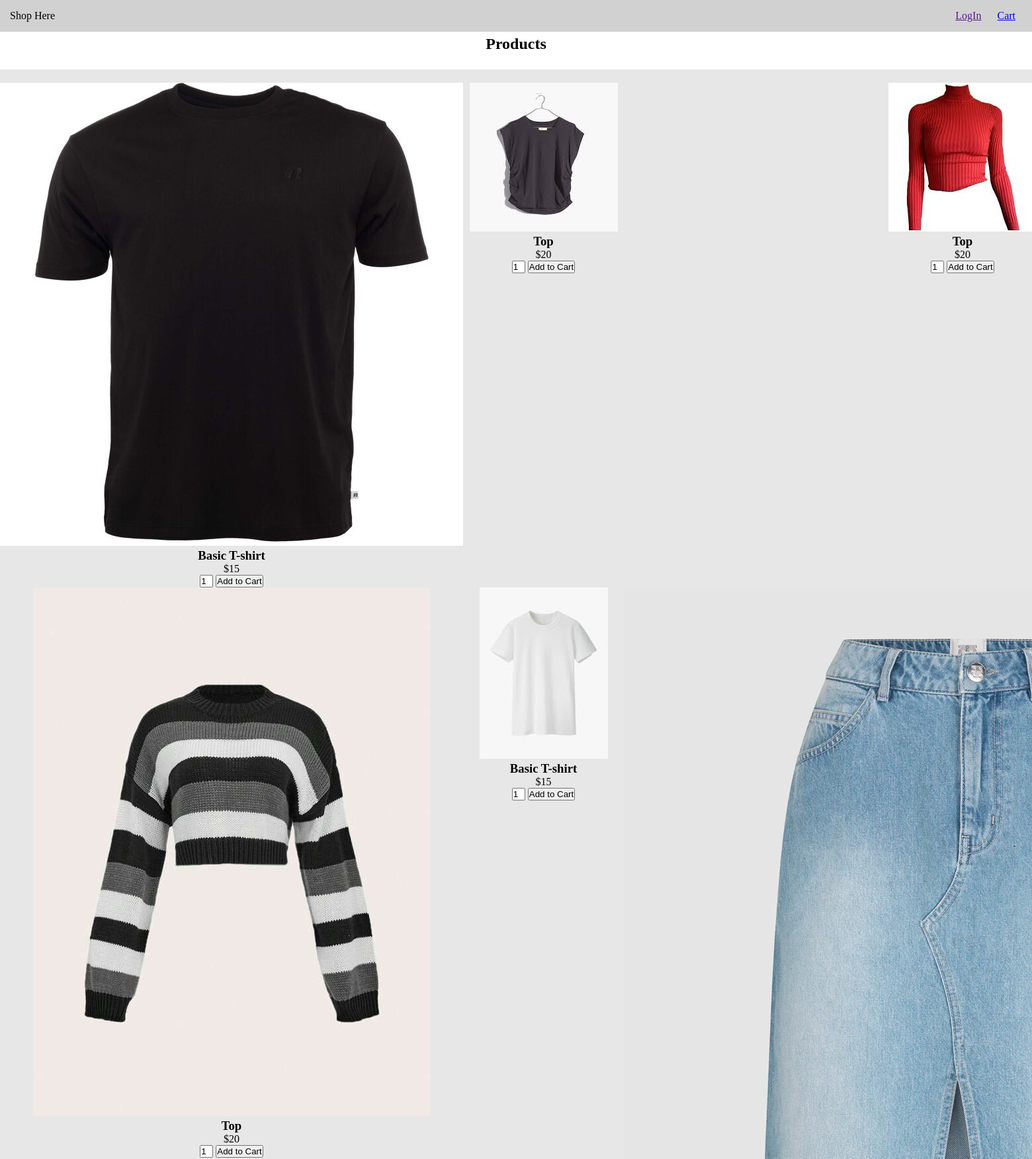
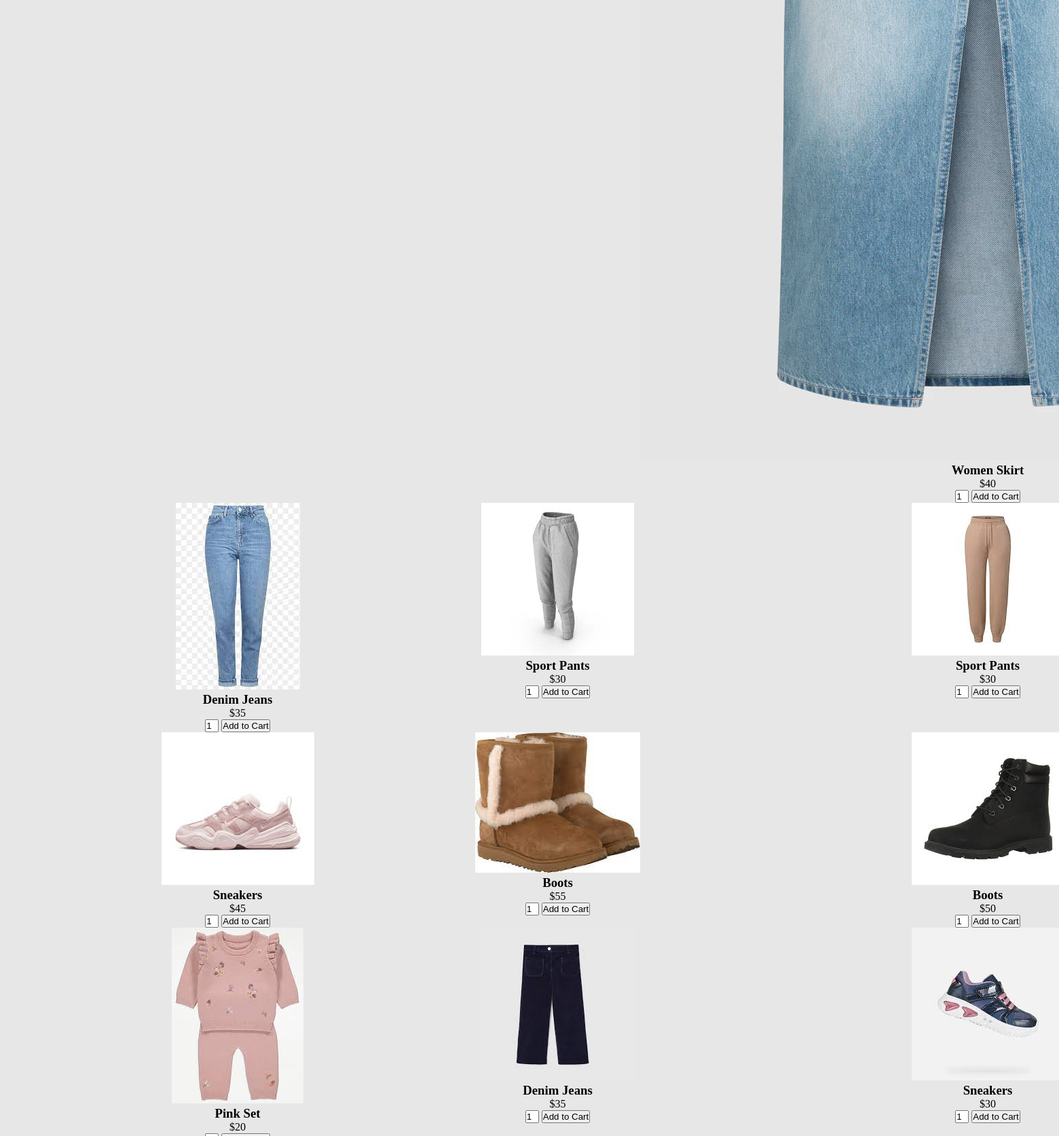
The page / (upper part) on the database its author committed (2 pictures, top to bottom).
### tables this page shows
CREATE TABLE `product_first` (
  `id` int(5) NOT NULL,
  `image` varchar(50) NOT NULL,
  `description` varchar(250) NOT NULL,
  `price` double NOT NULL,
  `quantity` int(11) NOT NULL,
  `subtotal` double NOT NULL
);

### index.php (the view, shortened to what this page needs)
<?php
$servername = "localhost";
$username = "root";
$password = "";
$dbname = "productdb";
$conn = mysqli_connect($servername, $username, $password, $dbname);
?>
<!DOCTYPE html>
<html lang="en">
<head>
    <link rel="stylesheet" href="style.css">
</head>
<body>
    <nav>
        <span>Shop Here</span>
        <div>
            <a href="">LogIn</a>
            <a href="cart.php">Cart</a>
        </div>
    </nav>
    <main>
        <h2>Products</h2>
        <div class="container">
            <?php
            $query = "SELECT * FROM `product_first` ORDER BY id ASC";
            $result = mysqli_query($conn, $query);
            if(mysqli_num_rows($result)>0){
                while($row = mysqli_fetch_array($result)){
                    ?>
                    <div class="product">
                        <form action="index.php?action=add&id=<?php echo $row["id"]?>" method="post">
                        <div class="product">
                            <img src="img/<?php echo $row["image"];?>" alt="">
                            <h3><?php echo $row["description"]?></h3>
                            <p>$<?php echo $row["price"];?></p>
                            <input type="text" id="quantity" name="quantity" value="1">
                            <input type="submit" name="add" value="Add to Cart">
                        </div>
                        </form>
                    </div>
                    <?php
                }
            }
?>
        </div>
    </main>
</body>
</html>

### style.css (style rules this page uses)
* { margin: 0; padding: 0; box-sizing: border-box; }
body { text-align: center; }
nav { display: flex; justify-content: space-between; padding: 15px; background-color: rgba(148, 148, 148, 0.43); }
a { padding: 10px; }
h2 { padding: 5px; }
.container { display: grid; grid-template-columns: repeat(4, auto); margin-top: 20px; padding-top: 20px; padding-bottom: 20px; background-color: rgba(128, 128, 128, 0.192); }
#quantity { width: 20px; }

### rows shown on the page
product_first: image (picture), description "Basic T-shirt", price "15"
product_first: image (picture), description "Top", price "20"
product_first: image (picture), description "Top", price "20"
product_first: image (picture), description "Top", price "20"
product_first: image (picture), description "Basic T-shirt", price "15"
product_first: image (picture), description "Women Skirt", price "40"
product_first: image (picture), description "Denim Jeans", price "35"
product_first: image (picture), description "Sport Pants", price "30"
product_first: image (picture), description "Sport Pants", price "30"
product_first: image (picture), description "Sneakers", price "45"
product_first: image (picture), description "Boots", price "55"
product_first: image (picture), description "Boots", price "50"
product_first: image (picture), description "Pink Set", price "20"
product_first: image (picture), description "Denim Jeans", price "35"
product_first: image (picture), description "Sneakers", price "30"
